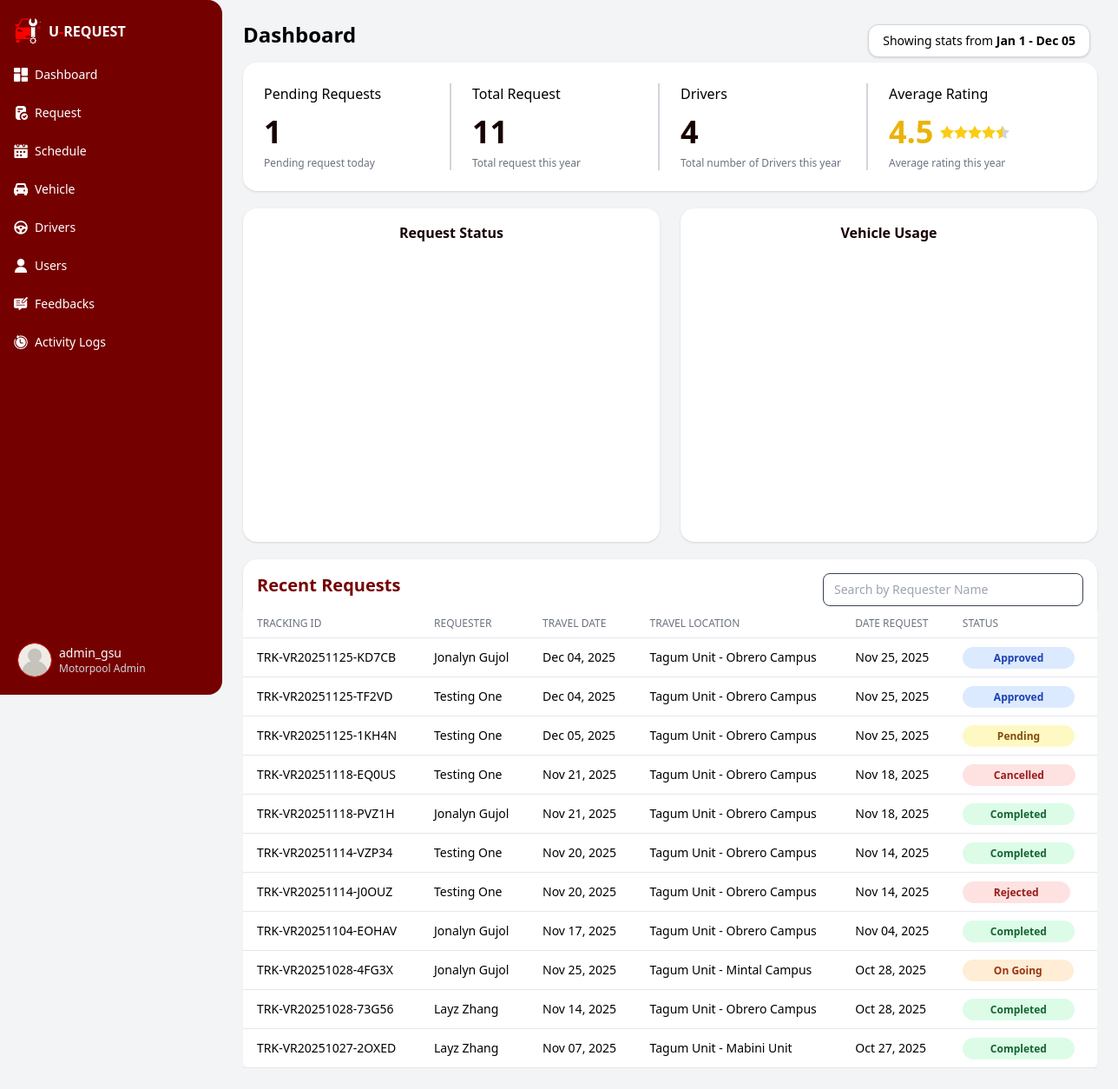
Page /app/modules/motorpool_admin/views/dashboard.php (signed in) on the earlier database version.
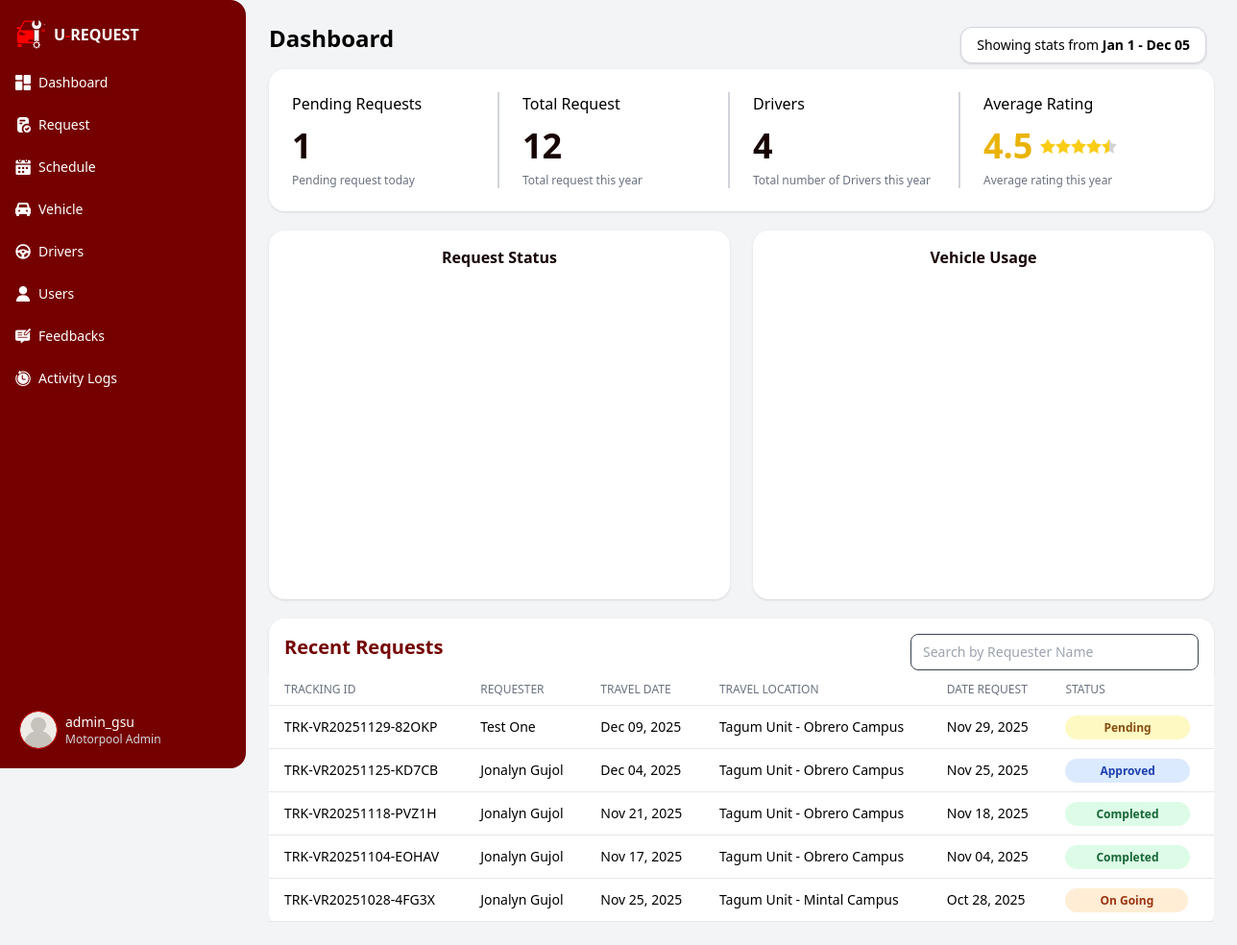
Same page on the later database version.
### tables this page shows
CREATE TABLE `vehicle_request` (
  `control_no` int(11) NOT NULL AUTO_INCREMENT,
  `req_id` int(10) unsigned DEFAULT NULL,
  `date_request` datetime DEFAULT NULL,
  `tracking_id` varchar(50) DEFAULT NULL,
  `trip_purpose` varchar(100) DEFAULT NULL,
  `travel_destination` varchar(255) DEFAULT NULL,
  `travel_date` date DEFAULT NULL,
  `return_date` date DEFAULT NULL,
  `departure_time` time DEFAULT NULL,
  `return_time` time DEFAULT NULL,
  PRIMARY KEY (`control_no`),
  KEY `fk_vehicle_request_requester` (`req_id`),
  KEY `idx_tracking_id` (`tracking_id`),
  CONSTRAINT `fk_vehicle_request_requester` FOREIGN KEY (`req_id`) REFERENCES `requester` (`req_id`) ON DELETE SET NULL ON UPDATE CASCADE
);

CREATE TABLE `vehicle_request_assignment` (
  `reqAssignment_id` int(10) unsigned NOT NULL AUTO_INCREMENT,
  `control_no` int(11) NOT NULL,
  `req_id` int(10) unsigned DEFAULT NULL,
  `vehicle_id` int(11) DEFAULT NULL,
  `driver_id` int(10) unsigned DEFAULT NULL,
  `req_status` varchar(25) NOT NULL,
  `approved_by` varchar(100) DEFAULT NULL,
  `reason` text DEFAULT NULL,
  PRIMARY KEY (`reqAssignment_id`),
  KEY `fk_vra_vehicle_request` (`control_no`),
  KEY `fk_vra_requester` (`req_id`),
  KEY `fk_vra_vehicle` (`vehicle_id`),
  KEY `fk_vra_driver` (`driver_id`),
  CONSTRAINT `fk_vra_driver` FOREIGN KEY (`driver_id`) REFERENCES `driver` (`driver_id`) ON DELETE CASCADE ON UPDATE CASCADE,
  CONSTRAINT `fk_vra_requester` FOREIGN KEY (`req_id`) REFERENCES `requester` (`req_id`) ON DELETE CASCADE ON UPDATE CASCADE,
  CONSTRAINT `fk_vra_vehicle` FOREIGN KEY (`vehicle_id`) REFERENCES `vehicle` (`vehicle_id`) ON DELETE CASCADE ON UPDATE CASCADE,
  CONSTRAINT `fk_vra_vehicle_request` FOREIGN KEY (`control_no`) REFERENCES `vehicle_request` (`control_no`) ON DELETE CASCADE ON UPDATE CASCADE
);

### app/core/BaseModel.php (called while the page is built, shortened)
<?php
class BaseModel {
    protected $host = 'localhost';
    protected $user = 'root';
    protected $pass = '';
    protected $name = 'u_request';
    private function connect() {
        $this->db = @new mysqli($this->host, $this->user, $this->pass, $this->name);
    }
}

### app/controllers/DashboardController.php (called while the page is built, shortened)
<?php
require_once __DIR__ . '/../models/DashboardModel.php';
class DashboardController {
    private $model;
    public function __construct() {
        $this->model = new DashboardModel();
    }
    public function getDashboardData($year) {
        $summary = $this->model->getSummary($year);
        $monthly = $this->model->getMonthlyRequests($year);
        $data['summary'] = [
            'total_rrequests'   => $summary['total_rrequests'] ?? 0,
            'total_vrequests'   => $summary['total_vrequests'] ?? 0,
            'totalgPersonnel'   => $summary['totalgPersonnel'] ?? 0,
            'totalDrivers'      => $summary['totalDrivers'] ?? 0,
            'total_vrequests_p' => $summary['total_vrequests_p'] ?? 0,
            'total_user'        => $summary['total_user'] ?? 0,
            'total_admin'       => $summary['total_admin'] ?? 0,
            'total_pending'     => $summary['total_pending'] ?? 0,
            'total_requests'    => $summary['total_requests'] ?? 0
        ];
        $data['monthly'] = $monthly;
        return $data;
    }
}

### app/models/DashboardModel.php (called while the page is built, shortened)
<?php
require_once __DIR__ . '/../core/BaseModel.php';
class DashboardModel extends BaseModel  {
    public function getSummary($year) {
        $sql = "
            SELECT
                (
                    (SELECT COUNT(*) FROM request WHERE YEAR(request_date) = ?)
                ) AS total_rrequests,
                (
                    (SELECT COUNT(*) FROM vehicle_request WHERE YEAR(date_request) = ?)
                ) AS total_vrequests,
                (
                    (SELECT COUNT(*) FROM gsu_personnel)
                ) AS totalgPersonnel,
                (
                    (SELECT COUNT(*) FROM requester)
                ) AS total_user,
                (
                    (SELECT COUNT(*) FROM administrator)
                ) AS total_admin,
                (
                   SELECT COUNT(*) FROM vw_requests WHERE req_status IN ('To Inspect', 'In Progress')
                ) AS total_pending,
                (
                   SELECT COUNT(*) FROM driver
                ) AS totalDrivers,
                (
                   SELECT COUNT(DISTINCT vr.tracking_id) AS pending_count
                    FROM vehicle_request vr
                    LEFT JOIN vehicle_request_assignment vra
                        ON vr.control_no = vra.control_no
                    WHERE vra.req_status = 'Pending'
                ) AS total_vrequests_p,
                (
                    (SELECT COUNT(*) FROM request WHERE YEAR(request_date) = ?)
                    +
                    (SELECT COUNT(*) FROM vehicle_request WHERE YEAR(date_request) = ?)
                ) AS total_requests
        ";
        $stmt = $this->db->prepare($sql);
        $stmt->bind_param("iiii", $year, $year, $year, $year);
        $stmt->execute();
        $result = $stmt->get_result()->fetch_assoc();
        return $result;
    }
    public function getMonthlyRequests($year) {
        $sqlFacility = "
            SELECT MONTH(request_date) AS month, COUNT(*) AS total
            FROM vw_requests
            WHERE YEAR(request_date) = ?
            GROUP BY MONTH(request_date)
        ";
        $stmt = $this->db->prepare($sqlFacility);
        $stmt->bind_param("i", $year);
        $stmt->execute();
        $rowsFacility = $stmt->get_result()->fetch_all(MYSQLI_ASSOC);
        $sqlVehicle = "
            SELECT MONTH(date_request) AS month, COUNT(*) AS total
            FROM vehicle_request
            WHERE YEAR(date_request) = ?
            GROUP BY MONTH(date_request)
        ";
        $stmt = $this->db->prepare($sqlVehicle);
        $stmt->bind_param("i", $year);
        $stmt->execute();
        $rowsVehicle = $stmt->get_result()->fetch_all(MYSQLI_ASSOC);
        $facility = array_fill(1, 12, 0);
        $vehicle  = array_fill(1, 12, 0);
        foreach ($rowsVehicle as $row) {
            $vehicle[(int)$row['month']] = (int)$row['total'];
        }
        return [
            'facility' => array_values($facility),
            'vehicle'  => array_values($vehicle)
        ];
    }
}

### app/controllers/RequestController.php (called while the page is built, shortened)
<?php
require_once __DIR__ . '/../models/RequestModel.php';
class RequestController {
    private $model;
    public function __construct() {
        $this->model = new RequestModel();
    }
    public function indexVehicle() {
        $requests = $this->model->getAllVehicleRequests();
        return [
            "requests" => $requests
        ];
    }
}
require_once __DIR__ . '/../models/RequestModel.php';

### app/models/RequestModel.php (called while the page is built, shortened)
<?php
require_once __DIR__ . '/../core/BaseModel.php';
class RequestModel extends BaseModel {
public function getAllVehicleRequests() {
  $query = "
    SELECT
        v.*,
        CONCAT(r.firstName, ' ', r.lastName) AS requester_name,
        r.contact,
        vr.vehicle_id,
        vr.driver_id,
        CONCAT(d.firstName, ' ', d.lastName) AS driver_name,
        vr.req_status,
        vr.approved_by,
        vr.reason,
        vl.vehicle_name,
        sf.source_of_fuel,
        sf.source_of_oil,
        sf.source_of_repair_maintenance,
        sf.source_of_driver_assistant_per_diem
    FROM vehicle_request v
    INNER JOIN requester r ON v.req_id = r.req_id
    LEFT JOIN vehicle_request_assignment vr ON v.control_no = vr.control_no
    LEFT JOIN vehicle vl ON vl.vehicle_id = vr.vehicle_id
    LEFT JOIN driver d ON d.driver_id = vr.driver_id
    LEFT JOIN source_of_fund sf ON v.control_no = sf.control_no
    ORDER BY v.date_request DESC;
";
    $result = $this->db->query($query);
    $requests = [];
    while ($row = $result->fetch_assoc()) {
    $control_no = $row['control_no'];
    $passengersQuery = "
        SELECT CONCAT(p.firstName, ' ', p.lastName) AS name
        FROM passengers p
        INNER JOIN vehicle_request_passengers vrp
        ON p.passenger_id = vrp.passenger_id
        WHERE vrp.control_no = '{$this->db->real_escape_string($control_no)}'
    ";
    $passengersResult = $this->db->query($passengersQuery);
    $passengers = [];
    if ($passengersResult) {
        while ($p = $passengersResult->fetch_assoc()) {
            $passengers[] = $p['name'];
        }
    }
    $row['passengers'] = $passengers;
    $row['passenger_count'] = count($passengers);
    $row['source_of_fuel'] = $row['source_of_fuel'] ?? 'N/A';
    $row['source_of_oil'] = $row['source_of_oil'] ?? 'N/A';
    $row['source_of_repair_maintenance'] = $row['source_of_repair_maintenance'] ?? 'N/A';
    $row['source_of_driver_assistant_per_diem'] = $row['source_of_driver_assistant_per_diem'] ?? 'N/A';
    $requests[] = $row;
}
    return $requests;
}
}

### app/modules/motorpool_admin/views/dashboard.php (the view, shortened to what the changed rows need)
<?php
require_once __DIR__ . '/../../../controllers/DashboardController.php';
require_once __DIR__ . '/../../../controllers/RequestController.php';
$con = new RequestController();
$data = $con->indexVehicle();
$requests = $data['requests'];
$controller = new DashboardController();
$year = $_GET['year'] ?? date('Y');
$data = $controller->getDashboardData($year);
?>
<!DOCTYPE html>
<html lang="en">
<head>
  <link rel="stylesheet" href="<?php echo PUBLIC_URL; ?>/assets/css/output.css" />
</head>
<body class="bg-gray-100">
<main class="ml-16 md:ml-64 flex flex-col min-h-screen transition-all duration-300">
    <div class="p-6">
      <h1 class="text-2xl font-bold mb-4">Dashboard</h1>
      <div class="grid grid-cols-2 md:grid-cols-4 gap-6 mb-5 bg-white p-6 rounded-2xl shadow">
        <div class="border-r-2 border-gray-300">
          <h2 class="font-medium mb-3">Pending Requests</h2>
        </div>
        <div class="border-r-2 border-gray-300">
          <h2 class="font-medium mb-3">Total Request</h2>
          <p class="text-4xl font-bold text-text mt-2">
            <?= isset($data['summary']['total_vrequests']) ? $data['summary']['total_vrequests'] : 0 ?>
          </p>
          <p class="text-xs text-gray-500 font-medium mt-2">Total request this year</p>
        </div>
        <div class="border-r-2 border-gray-300">
          <h2 class="font-medium mb-3">Drivers</h2>
        </div>
        <div>
          <h2 class="font-medium mb-3">Average Rating</h2>
        </div>
      </div>
      <table class="min-w-full divide-y divide-gray-200 bg-white rounded-b-lg p-2">
        <thead class="bg-white sticky top-0">
            <tr>
              <th class="pl-4 py-2 text-left text-xs font-medium text-gray-500 uppercase">Tracking ID</th>
              <th class="px-4 py-2 text-left text-xs font-medium text-gray-500 uppercase">Requester</th>
              <th class="px-4 py-2 text-left text-xs font-medium text-gray-500 uppercase">Travel Date</th>
              <th class="px-4 py-2 text-left text-xs font-medium text-gray-500 uppercase">Travel Location</th>
              <th class="px-4 py-2 text-left text-xs font-medium text-gray-500 uppercase">Date Request</th>
              <th class="px-4 py-2 text-left text-xs font-medium text-gray-500 uppercase rounded-tr-lg">Status</th>
                </tr>
              </thead>
              <tbody id="requestsTable" class="text-sm">
                <?php if (!empty($requests)): ?>
                  <?php foreach ($requests as $row): ?>
                    <tr
                      class="border-b hover:bg-gray-100 cursor-pointer"
                      data-status="<?= htmlspecialchars($row['req_status']) ?>"
                      data-date="<?= htmlspecialchars(date('Y-m-d', strtotime($row['date_request']))) ?>"
                      @click="selectRow({
                        control_no: '<?= htmlspecialchars($row['control_no']) ?>',
                        tracking_id: '<?= htmlspecialchars($row['tracking_id']) ?>',
                        requester_name: '<?= htmlspecialchars($row['requester_name']) ?>',
                        travel_destination: '<?= htmlspecialchars($row['travel_destination']) ?>',
                        date_request: '<?= htmlspecialchars(date('M d, Y', strtotime($row['date_request']))) ?>',
                        travel_date: '<?= htmlspecialchars(date('M d, Y', strtotime($row['travel_date']))) ?>',
                        trip_purpose: '<?= htmlspecialchars($row['trip_purpose']) ?>',
                        req_status: '<?= htmlspecialchars($row['req_status']) ?>'
                      })"
                    >
                      <td class="px-4 py-3"><?= htmlspecialchars($row['tracking_id']) ?></td>
                      <td class="px-4 py-3"><?= htmlspecialchars($row['requester_name']) ?></td>
                      <td class="px-4 py-3"><?= htmlspecialchars(date('M d, Y', strtotime($row['travel_date']))) ?></td>
                      <td class="px-4 py-3"><?= htmlspecialchars($row['travel_destination']) ?></td>
                      <td class="px-4 py-3"><?= htmlspecialchars(date('M d, Y', strtotime($row['date_request']))) ?></td>
                      <td class="px-4 py-3">
                        <?php if ($row['req_status'] === 'Completed'): ?>
                            <span class="px-8 py-1 rounded-full text-xs font-semibold bg-green-100 text-green-800">
                                Completed
                            </span>
                        <?php elseif ($row['req_status'] === 'Pending'): ?>
                            <span class="px-10 py-1 rounded-full text-xs font-semibold bg-yellow-100 text-yellow-800">
                                Pending
                            </span>
                        <?php elseif ($row['req_status'] === 'Approved'): ?>
                            <span class="px-9 py-1 rounded-full text-xs font-semibold bg-blue-100 text-blue-800">
                                Approved
                            </span>
                        <?php elseif ($row['req_status'] === 'On Going'): ?>
                            <span class="px-9 py-1 rounded-full text-xs font-semibold bg-orange-100 text-orange-800">
                                On Going
                            </span>
                        <?php elseif ($row['req_status'] === 'Cancelled' || $row['req_status'] === 'Rejected'): ?>
                            <span class="px-9 py-1 rounded-full text-xs font-semibold bg-red-100 text-red-800">
                                <?= htmlspecialchars($row['req_status']) ?>
                            </span>
                        <?php endif; ?>
                      </td>
                    </tr>
                  <?php endforeach; ?>
                <?php else: ?>
                  <tr><td colspan="6" class="text-center py-3 text-gray-400">No vehicle requests found</td></tr>
                <?php endif; ?>
          </tbody>
       </table>
    </div>
  </main>
</body>
</html>

Differences in the rows shown:
no longer on this page (row edited): vehicle_request: tracking "TRK-VR20251125-TF2VD", requester_name "Testing One", travel_date "Dec 04, 2025", travel_destination "Tagum Unit - Obrero Campus", date_request "Nov 25, 2025", shows "Approved"
no longer on this page (row edited): vehicle_request: tracking "TRK-VR20251125-1KH4N", requester_name "Testing One", travel_date "Dec 05, 2025", travel_destination "Tagum Unit - Obrero Campus", date_request "Nov 25, 2025", shows "Pending"
no longer on this page (row edited): vehicle_request: tracking "TRK-VR20251118-EQ0US", requester_name "Testing One", travel_date "Nov 21, 2025", travel_destination "Tagum Unit - Obrero Campus", date_request "Nov 18, 2025", vehicle_request_assignment.req_status "Cancelled"
no longer on this page (row edited): vehicle_request: tracking "TRK-VR20251114-VZP34", requester_name "Testing One", travel_date "Nov 20, 2025", travel_destination "Tagum Unit - Obrero Campus", date_request "Nov 14, 2025", shows "Completed"
no longer on this page (row edited): vehicle_request: tracking "TRK-VR20251114-J0OUZ", requester_name "Testing One", travel_date "Nov 20, 2025", travel_destination "Tagum Unit - Obrero Campus", date_request "Nov 14, 2025", vehicle_request_assignment.req_status "Rejected"
no longer on this page (row edited): vehicle_request: tracking "TRK-VR20251028-73G56", requester_name "Layz Zhang", travel_date "Nov 14, 2025", travel_destination "Tagum Unit - Obrero Campus", date_request "Oct 28, 2025", shows "Completed"
no longer on this page (row edited): vehicle_request: tracking "TRK-VR20251027-2OXED", requester_name "Layz Zhang", travel_date "Nov 07, 2025", travel_destination "Tagum Unit - Mabini Unit", date_request "Oct 27, 2025", shows "Completed"
added vehicle_request: tracking "TRK-VR20251129-82OKP", requester_name "Test One", travel_date "Dec 09, 2025", travel_destination "Tagum Unit - Obrero Campus", date_request "Nov 29, 2025", shows "Pending"
Other differences:
$data['summary']['total_vrequests']: "11" → "12"
